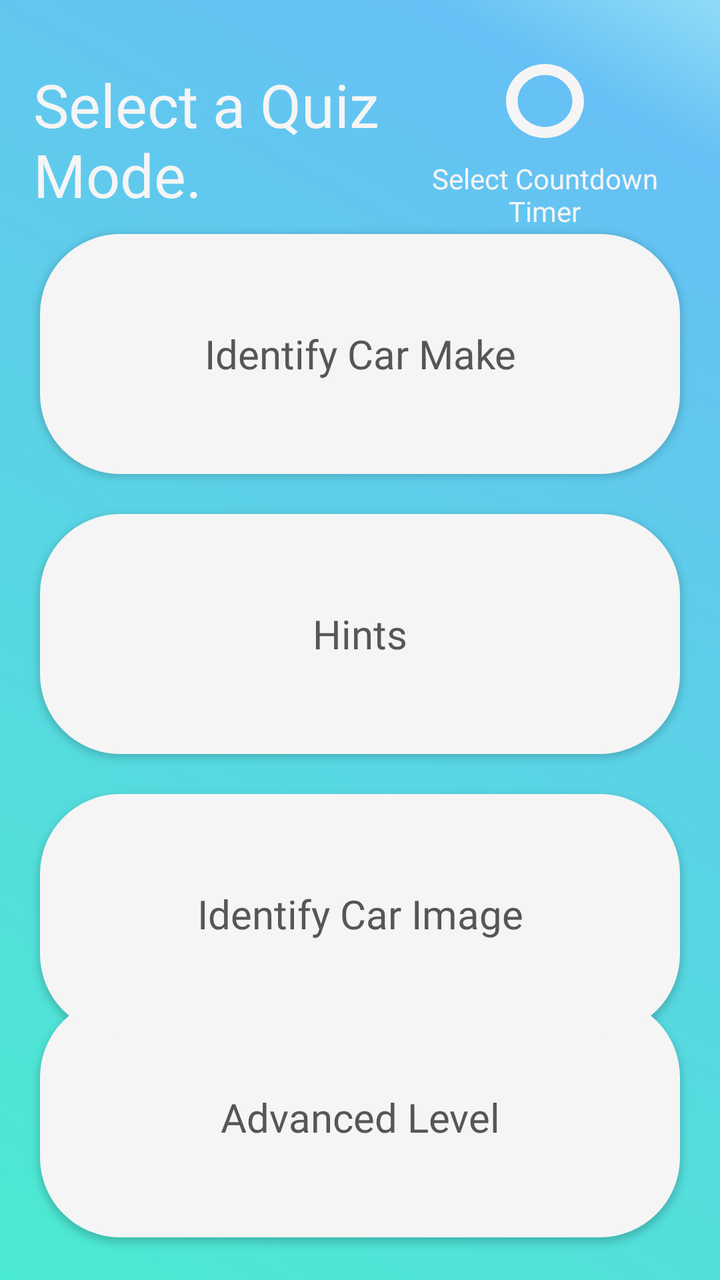
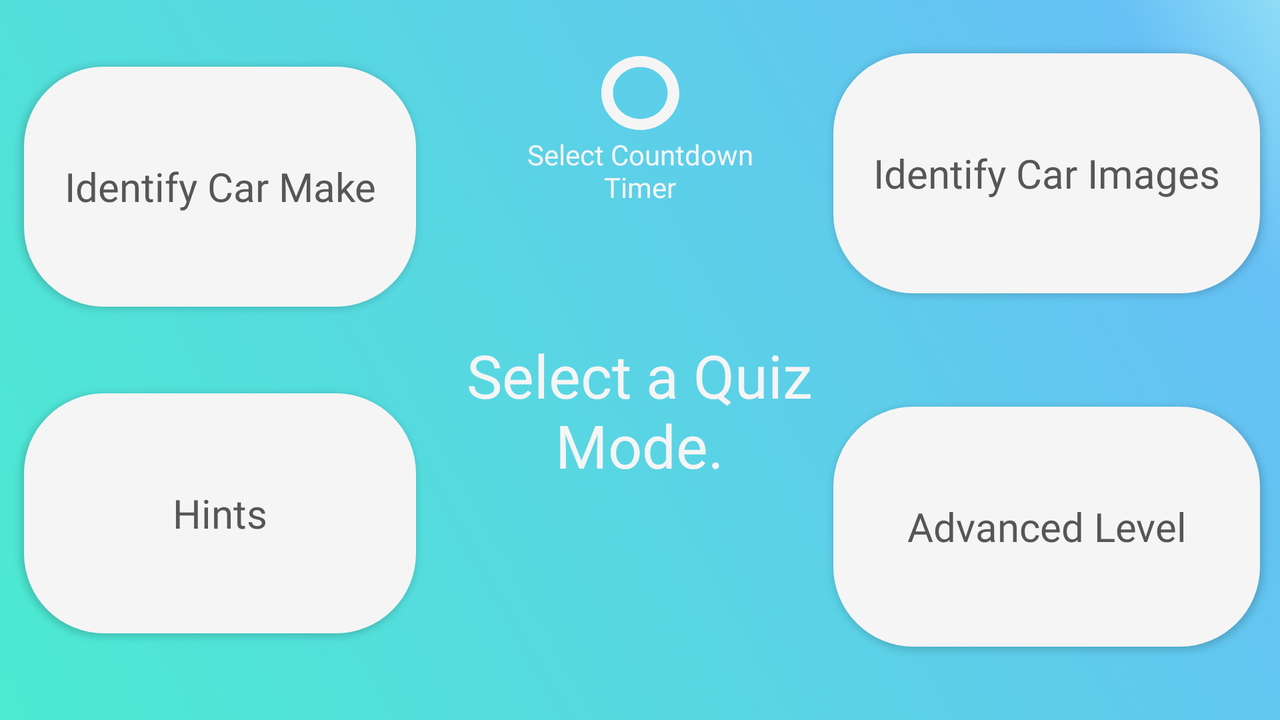

Two renders of one Android screen. The first uses the default layout on a phone; the second uses the alternative layout the repository ships for a different screen configuration, on a matching device. The two XML files are below.
<!-- AndroidManifest.xml: application theme Theme.CarQuizMobileGame -->
<!-- res/layout/activity_home_page.xml -->
<?xml version="1.0" encoding="utf-8"?>
<androidx.constraintlayout.widget.ConstraintLayout xmlns:android="http://schemas.android.com/apk/res/android"
    xmlns:app="http://schemas.android.com/apk/res-auto"
    xmlns:tools="http://schemas.android.com/tools"
    android:layout_width="match_parent"
    android:layout_height="match_parent"
    android:background="@drawable/gradient_background"
    tools:context=".HomePage">

    <Button
        android:id="@+id/car_make_button"
        style="@style/HomePageButton"
        android:layout_width="0dp"
        android:layout_height="wrap_content"
        android:layout_marginLeft="20dp"
        android:layout_marginRight="20dp"
        android:onClick="switchToGameMode"
        android:text="Identify Car Make"
        app:layout_constraintBottom_toBottomOf="parent"
        app:layout_constraintEnd_toEndOf="parent"
        app:layout_constraintStart_toStartOf="parent"
        app:layout_constraintTop_toTopOf="parent"
        app:layout_constraintVertical_bias="0.225" />

    <Button
        android:id="@+id/advanced_level"
        style="@style/HomePageButton"
        android:layout_width="0dp"
        android:layout_height="wrap_content"
        android:layout_marginBottom="40dp"
        android:onClick="switchToGameMode"
        android:text="Advanced Level"
        app:layout_constraintBottom_toBottomOf="parent"
        app:layout_constraintEnd_toEndOf="@+id/hints_button"
        app:layout_constraintHorizontal_bias="0.0"
        app:layout_constraintStart_toStartOf="@+id/hints_button"
        app:layout_constraintTop_toBottomOf="@+id/car_image_button" />

    <Button
        android:id="@+id/car_image_button"
        style="@style/HomePageButton"
        android:layout_width="0dp"
        android:layout_height="wrap_content"
        android:layout_marginTop="20dp"
        android:onClick="switchToGameMode"
        android:text="Identify Car Image"
        app:layout_constraintBottom_toBottomOf="parent"
        app:layout_constraintEnd_toEndOf="@+id/advanced_level"
        app:layout_constraintHorizontal_bias="1.0"
        app:layout_constraintStart_toStartOf="@+id/advanced_level"
        app:layout_constraintTop_toBottomOf="@+id/hints_button"
        app:layout_constraintVertical_bias="0.0" />

    <Button
        android:id="@+id/hints_button"
        style="@style/HomePageButton"
        android:layout_width="0dp"
        android:layout_height="wrap_content"
        android:layout_marginTop="20dp"
        android:onClick="switchToGameMode"
        android:text="Hints"
        app:layout_constraintBottom_toBottomOf="parent"
        app:layout_constraintEnd_toEndOf="@+id/car_make_button"
        app:layout_constraintHorizontal_bias="0.0"
        app:layout_constraintStart_toStartOf="@+id/car_make_button"
        app:layout_constraintTop_toBottomOf="@+id/car_make_button"
        app:layout_constraintVertical_bias="0.0" />

    <TextView
        android:id="@+id/textView"
        android:layout_width="210dp"
        android:layout_height="98dp"
        android:layout_marginTop="32dp"
        android:text="Select a Quiz Mode."
        android:textColor="@color/white"
        android:textSize="30sp"
        app:layout_constraintEnd_toEndOf="parent"
        app:layout_constraintHorizontal_bias="0.11"
        app:layout_constraintStart_toStartOf="parent"
        app:layout_constraintTop_toTopOf="parent" />

    <TextView
        android:id="@+id/textView2"
        style="@style/WhiteSmallText"
        android:layout_width="143dp"
        android:layout_height="41dp"
        android:layout_marginTop="8dp"
        android:layout_marginEnd="16dp"
        android:layout_marginRight="16dp"
        android:onClick="toggleTimer"
        android:text="Select Countdown Timer"
        app:layout_constraintEnd_toEndOf="parent"
        app:layout_constraintTop_toBottomOf="@+id/toggle_timer" />

    <ToggleButton
        android:id="@+id/toggle_timer"
        android:layout_width="39dp"
        android:layout_height="37dp"
        android:layout_marginTop="32dp"
        android:layout_marginEnd="68dp"
        android:layout_marginRight="68dp"
        android:background="@drawable/checkbox"
        android:checked="false"
        android:onClick="toggleTimer"
        android:text=""
        android:textOff=""
        android:textOn=""
        app:layout_constraintEnd_toEndOf="parent"
        app:layout_constraintTop_toTopOf="parent" />


</androidx.constraintlayout.widget.ConstraintLayout>
<!-- resources referenced by this layout -->
<resources>
  <color name="white">#F5F5F5</color>
  <!-- drawable checkbox (drawable-v24) -->
  <?xml version="1.0" encoding="utf-8"?>
  <selector xmlns:android="http://schemas.android.com/apk/res/android">
    <item android:drawable="@drawable/ic_toggle_on" android:state_checked="true"/>
    <item android:drawable="@drawable/ic_toggle_off" android:state_checked="false"/>
  </selector>
  <!-- drawable gradient_background (drawable) -->
  <?xml version="1.0" encoding="utf-8"?>
  <selector xmlns:android="http://schemas.android.com/apk/res/android" >
      <item>
          <shape>
              <gradient
                  android:angle="45"
                  android:centerColor="#66C0F5"
                  android:centerX="90%"
                  android:endColor="#8FDCF6"
                  android:startColor="#4BEBD1"
                  android:type="linear" />
          </shape>
      </item>
  </selector>
  <style name="HomePageButton" parent="android:Widget.Button">
          <item name="android:layout_width">match_parent</item>
          <item name="android:layout_height">wrap_content</item>
          <item name="android:height">120dp</item>
          <item name="android:background">@drawable/home_page_button</item>
          <item name="android:gravity">center</item>
          <item name="android:paddingStart">20dp</item>
          <item name="android:paddingLeft">20dp</item>
          <item name="android:paddingRight">20dp</item>
          <item name="android:textAllCaps">false</item>
          <item name="android:textColor">#565656</item>
          <item name="android:textSize">20sp</item>
      </style>
  <style name="WhiteSmallText" parent="android:Widget.TextView">
          <item name="android:textColor">@color/white</item>
          <item name="android:gravity">center</item>
          <item name="fontFamily">@font/poppins_semibold</item>
          <item name="android:textSize">14sp</item>
          <item name="android:layout_width">160dp</item>
          <item name="android:layout_height">50dp</item>
          <item name="android:layout_marginBottom">190dp</item>
          <item name="android:layout_marginRight">50dp</item>
          <item name="android:layout_marginLeft">50dp</item>
      </style>
  <!-- drawable ic_toggle_off (drawable) -->
  <vector xmlns:android="http://schemas.android.com/apk/res/android"
      android:width="122.88dp"
      android:height="122.88dp"
      android:viewportWidth="122.88"
      android:viewportHeight="122.88">
    <path
        android:fillColor="@color/white"
        android:pathData="M61.438,0C95.37,0 122.88,27.51 122.88,61.441S95.37,122.88 61.438,122.88C27.509,122.88 0,95.373 0,61.441S27.509,0 61.438,0L61.438,0zM61.438,18.382c23.781,0 43.06,19.278 43.06,43.06s-19.278,43.057 -43.06,43.057c-23.779,0 -43.057,-19.275 -43.057,-43.057S37.66,18.382 61.438,18.382L61.438,18.382z"
        android:fillType="evenOdd"/>
  </vector>
  <!-- drawable home_page_button (drawable) -->
  <?xml version="1.0" encoding="utf-8"?>
  <selector xmlns:android="http://schemas.android.com/apk/res/android" >
      <item >
          <shape android:shape="rectangle"  >
              <corners android:radius="40dip" />
              <solid android:color="#F5F5F5" />
          </shape>
      </item>
  </selector>
  <color name="black">#565656</color>
  <color name="cyan">#50E4CE</color>
  <color name="teal_200">#FF03DAC5</color>
  <color name="teal_700">#FF018786</color>
</resources>
<!-- res/layout-land/activity_home_page.xml (the repository's variant of the layout above) -->
<!-- drawn on the phone turned sideways -->
<?xml version="1.0" encoding="utf-8"?>
<androidx.constraintlayout.widget.ConstraintLayout xmlns:android="http://schemas.android.com/apk/res/android"
    xmlns:app="http://schemas.android.com/apk/res-auto"
    xmlns:tools="http://schemas.android.com/tools"
    android:layout_width="match_parent"
    android:layout_height="match_parent"
    android:background="@drawable/gradient_background"
    tools:context=".HomePage">

    <Button
        android:id="@+id/car_make_button"
        style="@style/HomePageButton"
        android:layout_width="0dp"
        android:layout_height="wrap_content"
        android:layout_marginStart="12dp"
        android:layout_marginLeft="12dp"
        android:layout_marginBottom="10dp"
        android:onClick="switchToGameMode"
        android:text="Identify Car Make"
        app:layout_constraintBottom_toTopOf="@+id/hints_button"
        app:layout_constraintStart_toStartOf="parent"
        app:layout_constraintTop_toTopOf="parent"
        app:layout_constraintVertical_bias="1.0" />

    <Button
        android:id="@+id/hints_button"
        style="@style/HomePageButton"
        android:layout_width="0dp"
        android:layout_height="wrap_content"
        android:layout_marginBottom="10dp"
        android:onClick="switchToGameMode"
        android:text="Hints"
        app:layout_constraintBottom_toBottomOf="parent"
        app:layout_constraintEnd_toEndOf="@+id/car_make_button"
        app:layout_constraintHorizontal_bias="0.0"
        app:layout_constraintStart_toStartOf="@+id/car_make_button"
        app:layout_constraintTop_toBottomOf="@+id/car_make_button"
        app:layout_constraintVertical_bias="1.0" />

    <Button
        android:id="@+id/advanced_level"
        style="@style/HomePageButton"
        android:layout_width="0dp"
        android:layout_height="wrap_content"
        android:layout_marginTop="20dp"
        android:layout_marginBottom="10dp"
        android:onClick="switchToGameMode"
        android:text="Advanced Level"
        app:layout_constraintBottom_toBottomOf="parent"
        app:layout_constraintEnd_toEndOf="@+id/car_image_button"
        app:layout_constraintHorizontal_bias="0.0"
        app:layout_constraintStart_toStartOf="@+id/car_image_button"
        app:layout_constraintTop_toBottomOf="@+id/car_image_button"
        app:layout_constraintVertical_bias="1.0" />

    <TextView
        android:id="@+id/textView"
        android:layout_width="210dp"
        android:layout_height="98dp"
        android:layout_marginTop="156dp"
        android:gravity="center"
        android:text="Select a Quiz Mode."
        android:textColor="@color/white"
        android:textSize="30sp"
        app:layout_constraintEnd_toEndOf="parent"
        app:layout_constraintHorizontal_bias="0.499"
        app:layout_constraintStart_toStartOf="parent"
        app:layout_constraintTop_toTopOf="parent" />

    <TextView
        android:id="@+id/textView2"
        style="@style/WhiteSmallText"
        android:layout_width="143dp"
        android:layout_height="41dp"
        android:onClick="toggleTimer"
        android:text="Select Countdown Timer"
        app:layout_constraintEnd_toEndOf="parent"
        app:layout_constraintStart_toStartOf="parent"
        app:layout_constraintTop_toBottomOf="@+id/toggle_timer" />

    <Button
        android:id="@+id/car_image_button"
        style="@style/HomePageButton"
        android:layout_width="0dp"
        android:layout_height="wrap_content"
        android:layout_marginEnd="10dp"
        android:layout_marginRight="10dp"
        android:layout_marginBottom="10dp"
        android:onClick="switchToGameMode"
        android:text="Identify Car Images"
        app:layout_constraintBottom_toTopOf="@+id/advanced_level"
        app:layout_constraintEnd_toEndOf="parent"
        app:layout_constraintTop_toTopOf="parent"
        app:layout_constraintVertical_bias="1.0" />

    <ToggleButton
        android:id="@+id/toggle_timer"
        android:layout_width="39dp"
        android:layout_height="37dp"
        android:layout_marginTop="28dp"
        android:background="@drawable/checkbox"
        android:checked="false"
        android:onClick="toggleTimer"
        android:text=""
        android:textOff=""
        android:textOn=""
        app:layout_constraintEnd_toEndOf="parent"
        app:layout_constraintStart_toStartOf="parent"
        app:layout_constraintTop_toTopOf="parent" />


</androidx.constraintlayout.widget.ConstraintLayout>
